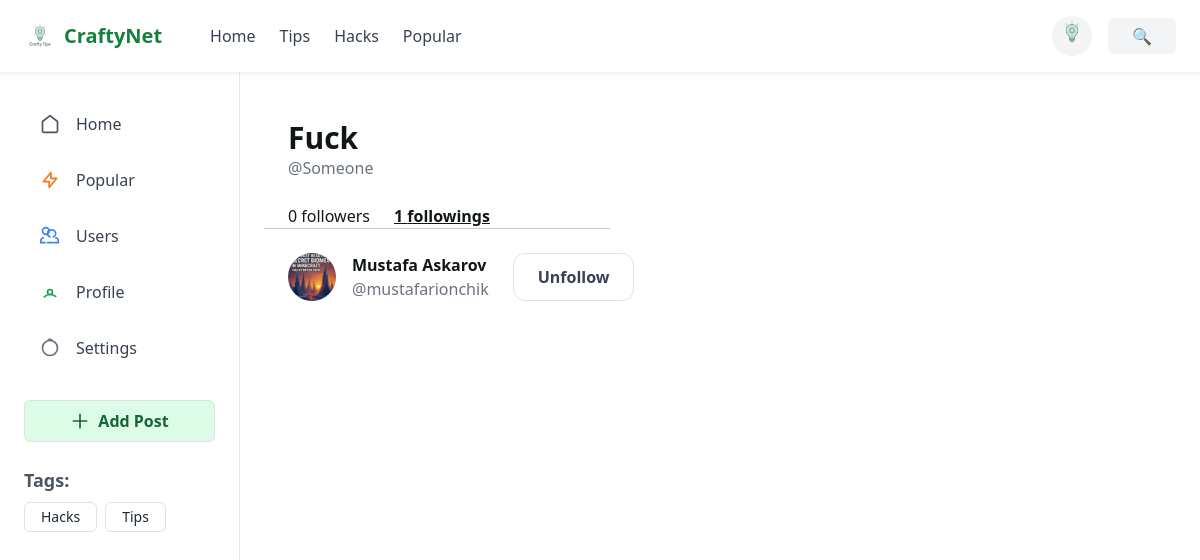
Page /subscriptions/6/ (signed in) on the committed database.
### logr/models.py (models this page shows)
class User(AbstractUser):
    photo = models.ImageField(upload_to='static/users/%Y/%m/%d/', blank=True, null=True, verbose_name='Photo')

### homee/models.py (models this page shows, shortened)
class TagPost(models.Model):
    tag = models.CharField(max_length=255, db_index=True)
    slug = models.SlugField(max_length=255, unique=True, db_index=True)
    def get_absolute_url(self):
        return reverse('tag', kwargs={'tag_slug': self.slug})
    class Meta:
        verbose_name = "Tag"
        verbose_name_plural = "Tags"

### subscriptions/models.py (models this page shows, shortened)
class Subscription(models.Model):
    subscriber = models.ForeignKey(get_user_model(), related_name='subscriber', on_delete=models.CASCADE)
    to_user = models.ForeignKey(get_user_model(), on_delete=models.CASCADE, related_name='subscriptions')
    created_at = models.DateTimeField(auto_now_add=True)
    class Meta:
        unique_together = ("subscriber", "to_user")

### subscriptions/views.py (the view)
# urls.py: path('subscriptions/<int:user_id>/', SubscriptionView.as_view(), name='subscription'),
class SubscriptionView(ListView):
    model = Subscription
    template_name = 'subscription.html'
    context_object_name = 'followings'
    def get_queryset(self):
        return Subscription.objects.filter(subscriber_id=self.kwargs['user_id'])
    def get_context_data(self, **kwargs):
        context = super().get_context_data(**kwargs)
        User = get_user_model()
        user = self.request.user
        to_user = get_object_or_404(User, pk=self.kwargs['user_id'])
        context['to_user'] = to_user
        followers = Subscription.objects.filter(to_user=to_user)
        context['followers'] = followers
        following_ids = Subscription.objects.filter(subscriber=user).values_list('to_user_id', flat=True)
        context['following_ids'] = following_ids
        return context

### homee/templatetags/custom_filters.py (called while the page is built)
@register.inclusion_tag('list_tags.html')
def get_all_tags():
    return {'tags': TagPost.objects.annotate(total=Count("tags")).filter(total__gt=0)}

### subscriptions/templates/subscription.html
{% extends 'base.html' %}
{% load custom_filters %}
{% load static %}
{% block content %}
<main class="p-6">
    <div class="flex px-6 pt-6 w-full max-w-6xl">
        <div class="flex-1 w-full">
            <h1 class="font-bold text-3xl text-[#111713]">{{ to_user.first_name }} {{ to_user.last_name }}</h1>
            <a href="{% url 'users:user_profile' to_user.id %}"><p class="text-gray-500 mb-6">@{{ to_user.username }}</p></a>
            <div class="flex space-x-6">
                <a href="{% url 'subscriber' to_user.id %}"><span class="text-[#111713]">{{followers.count}} followers</span></a>
                <a href="{% url 'subscription' to_user.id %}"><span class="font-bold text-[#111713] underline">{{followings.count}} followings</span></a>
            </div>
        </div>
    </div>
    <hr class="mb-6 w-full">
    <div class="space-y-6 w-full ml-6">
        {% for following in followings %}
        <div class="flex justify-between">
            <div class="flex items-center">
                {% if following.to_user.photo %}
                    <img class="rounded-full object-cover w-12 h-12" src="{{ following.to_user.photo.url }}">
                {% else %}
                    <img class="rounded-full object-cover w-12 h-12" src="{% static '/users/default.png' %}">
                {% endif %}
                <div class="ml-4">
                    <p class="font-bold text-[#111713]">{{ following.to_user.first_name }} {{ following.to_user.last_name }}</p>
                    <a href="{% url 'users:user_profile' following.to_user.id %}"><p class="text-gray-500">@{{ following.to_user.username }}</p></a>
                </div>
            </div>
            {% if following.to_user.id in following_ids %}
                <button class="w-45 py-2 px-4 rounded-xl border border-gray-300 text-gray-700 font-semibold hover:bg-gray-100 transition ">
                    Unfollow
                </button>
            {% elif following.to_user.id != user.id %}
                <button class="w-45 py-2 px-4 rounded-xl border border-gray-300 text-gray-700 font-semibold hover:bg-gray-100 transition ">
                    Follow
                </button>
            {% endif %}
        </div>
        {% endfor %}
    </div>
</main>
{% endblock %}

### templates/base.html (shortened to what this page needs)
{% load custom_filters %}
{% load static %}
<!DOCTYPE html>
<html>
<head>
    <script src="https://cdn.tailwindcss.com"></script>
    <link href="https://cdn.jsdelivr.net/npm/bootstrap@5.3.0/dist/css/bootstrap.min.css" rel="stylesheet">
</head>
<body>
    <div style='font-family: "Space Grotesk", "Noto Sans", sans-serif;'>
        <header class="w-full bg-white shadow-sm sticky top-0">
            <div class="w-full px-4 py-3 flex items-center justify-between">
                <div class="flex items-center space-x-12">
                    <div class="flex items-center space-x-2">
                        <a href="{% url 'home' %}">
                            <img src="{% static 'srcp/images/icon.png' %}" class="h-8 w-8">
                        </a>
                        <span class="text-xl font-bold text-green-700">
                            <a href="{% url 'home' %}">CraftyNet</a>
                        </span>
                    </div>
                    <nav class="hidden md:flex space-x-6 text-gray-700 font-medium">
                        <a href="{% url 'home' %}" class="hover:text-green-600">Home</a>
                        <a href="{% url 'cat' 'tips' %}" class="hover:text-green-600">Tips</a>
                        <a href="{% url 'cat' 'hacks' %}" class="hover:text-green-600">Hacks</a>
                        <a href="{% url 'popular' %}" class="hover:text-green-600">Popular</a>
                    </nav>
                </div>
                <div class="ml-auto flex items-center space-x-4">
                    {% if user.is_authenticated %}
                    <div class="relative">
                        <div id="userMenuButton" class="flex items-center bg-gray-100 hover:bg-gray-200 rounded-full text-sm font-medium cursor-pointer">
                            {% if user.photo %}
                                <p><img class="rounded-circle d-block mx-auto" width="40" src="{{ user.photo.url }}"></p>
                            {% else %}
                                <p><img class="rounded-circle d-block mx-auto" width="40" src="{% static '/users/default.png' %}"></p>
                            {% endif %}
                        </div>
                    </div>
                    {% endif %}
                    <button class="bg-gray-100 text-gray-800 font-semibold px-4 py-1.5 rounded-md hover:bg-gray-200">🔍</button>
                </div>
            </div>
        </header>
        <div class="flex h-screen">
            <aside class="w-60 min-h-screen bg-white border-r px-6 py-8">
                <nav class="space-y-4 text-gray-700 font-medium">
                    <a href="{% url 'home' %}" class="flex items-center gap-3 px-3 py-2 rounded-md hover:bg-gray-100 transition">
                        <svg xmlns="http://www.w3.org/2000/svg" class="h-5 w-5 text-gray-600" fill="none" viewBox="0 0 24 24" stroke="currentColor">
                            <path stroke-linecap="round" stroke-linejoin="round" stroke-width="2" d="M3 9l9-7 9 7v11a2 2 0 01-2 2H5a2 2 0 01-2-2z" />
                        </svg>
                        <span>Home</span>
                    </a>
                    <a href="{% url 'popular' %}" class="flex items-center gap-3 px-3 py-2 rounded-md hover:bg-gray-100 transition">
                        <svg xmlns="http://www.w3.org/2000/svg" class="h-5 w-5 text-orange-500" fill="none" viewBox="0 0 24 24" stroke="currentColor">
                            <path stroke-linecap="round" stroke-linejoin="round" stroke-width="2" d="M13 10V3L4 14h7v7l9-11h-7z" />
                        </svg>
                        <span>Popular</span>
                    </a>
                    <a href="{% url 'users' %}" class="flex items-center gap-3 px-3 py-2 rounded-md hover:bg-gray-100 transition">
                        <span>Users</span>
                    </a>
                    <a href="{% url 'users:profile' %}" class="flex items-center gap-3 px-3 py-2 rounded-md hover:bg-gray-100 transition">
                        <svg xmlns="http://www.w3.org/2000/svg" class="h-5 w-5 text-green-600" fill="none" viewBox="0 0 24 24" stroke="currentColor">
                            <path stroke-linecap="round" stroke-linejoin="round" stroke-width="2" d="M5.121 17.804A10.97 10.97 0 0112 15c2.485 0 4.77.83 6.879 2.22M15 12a3 3 0 11-6 0 3 3 0 016 0z" />
                        </svg>
                        <span>Profile</span>
                    </a>
                    <a href="{% url 'users:setting' %}" class="flex items-center gap-3 px-3 py-2 rounded-md hover:bg-gray-100 transition">
                        <svg xmlns="http://www.w3.org/2000/svg" class="h-5 w-5 text-gray-500" fill="none" viewBox="0 0 24 24" stroke="currentColor">
                            <path stroke-linecap="round" stroke-linejoin="round" stroke-width="2" d="M9.75 3a1.5 1.5 0 011.5-1.5h1.5A1.5 1.5 0 0114.25 3M21 12a9 9 0 11-18 0 9 9 0 0118 0z" />
                        </svg>
                        <span>Settings</span>
                    </a>
                </nav>
                <div class="mt-auto pt-8 max-w-xl mx-auto space-y-4">
                    <a href="{% url 'add_post' %}">
                        <button class="w-full flex items-center justify-center gap-2 border border-green-500 bg-green-100 text-green-800 font-semibold px-4 py-2 rounded-md hover:bg-green-200 transition">
                            <svg xmlns="http://www.w3.org/2000/svg" class="h-5 w-5 text-green-800" fill="none" viewBox="0 0 24 24" stroke="currentColor">
                                <path stroke-linecap="round" stroke-linejoin="round" stroke-width="2" d="M12 4v16m8-8H4" />
                            </svg>
                            Add Post
                        </button>
                    </a>
                </div>
                {% get_all_tags %}
            </aside>
            {% block content %}
            {% endblock %}
        </div>
    </div>
</body>
</html>

### homee/templates/list_tags.html
{% if tags %}
    <div class="mt-4">
        <h3 class="text-lg font-semibold mb-2 text-gray-600">Tags:</h3>
        <div class="flex flex-wrap gap-2">
            {% for i in tags %}
                <a href="{{ i.get_absolute_url }}"
                   class="px-3 py-1 text-sm text-gray-800 border border-gray-400 rounded hover:bg-gray-200 transition">
                    {{ i.tag }}
                </a>
            {% endfor %}
        </div>
    </div>
{% endif %}

### rows in the picture
User: photo (picture)
TagPost: tag "Hacks"
TagPost: tag "Tips"
User: first_name "Fuck", username "Someone"
Subscription: to_user.photo (picture), to_user.first_name "Mustafa", to_user.last_name "Askarov", to_user.username "mustafarionchik", shows "Unfollow"

### other values in the picture
{{ followers.count }} "0"
{{ followings.count }} "1"
